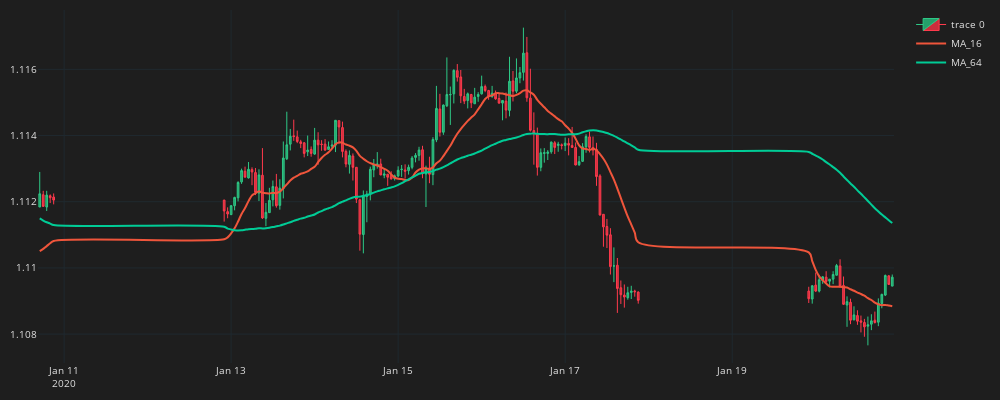

The notebook cell this image was saved under:
### Code cell
fig = go.Figure()
fig.add_trace(go.Candlestick(
    x=df_plot.time, open=df_plot.mid_o, high=df_plot.mid_h, low=df_plot.mid_l, close=df_plot.mid_c,
    line=dict(width=1), opacity=1,
    increasing_fillcolor='#24A06B',
    decreasing_fillcolor="#CC2E3C",
    increasing_line_color='#2EC886',
    decreasing_line_color='#FF3A4C'
))
for ma in ma_list:
    col = f"MA_{ma}"
    fig.add_trace(go.Scatter(
        x=df_plot.time,
        y=df_plot[col],
        line=dict(width=2),
        line_shape='spline',
        name=col
        ))
fig.update_layout(width=1000,height=400,
    margin=dict(l=10,b=10,t=10),
    font=dict(size=10,color="#e1e1e1"),
    paper_bgcolor="#1e1e1e",
    plot_bgcolor="#1e1e1e")
fig.update_xaxes(
    gridcolor="#1f292f",
    showgrid=True,fixedrange=True,rangeslider=dict(visible=False)
)
fig.update_yaxes(
    gridcolor="#1f292f",
    showgrid=True,
)
fig.show()

### Figure 1 — Plotly figure (JSON) as saved in the notebook; plotly's stock layout.template omitted (floating-point values rounded to 4 significant figures; data arrays with more than 128 entries replaced by an {"elided": "..."} marker saying what was removed)
{"data": [{"close": {"elided": "150 float values"}, "decreasing": {"fillcolor": "#CC2E3C", "line": {"color": "#FF3A4C"}}, "high": {"elided": "150 float values"}, "increasing": {"fillcolor": "#24A06B", "line": {"color": "#2EC886"}}, "line": {"width": 1}, "low": {"elided": "150 float values"}, "opacity": 1, "open": {"elided": "150 float values"}, "type": "candlestick", "x": {"elided": "150 str values"}}, {"line": {"shape": "spline", "width": 2}, "name": "MA_16", "type": "scatter", "x": {"elided": "150 str values"}, "y": {"elided": "150 float values"}}, {"line": {"shape": "spline", "width": 2}, "name": "MA_64", "type": "scatter", "x": {"elided": "150 str values"}, "y": {"elided": "150 float values"}}], "layout": {"font": {"color": "#e1e1e1", "size": 10}, "height": 400, "margin": {"b": 10, "l": 10, "t": 10}, "paper_bgcolor": "#1e1e1e", "plot_bgcolor": "#1e1e1e", "width": 1000, "xaxis": {"fixedrange": true, "gridcolor": "#1f292f", "rangeslider": {"visible": false}, "showgrid": true}, "yaxis": {"gridcolor": "#1f292f", "showgrid": true}}}
